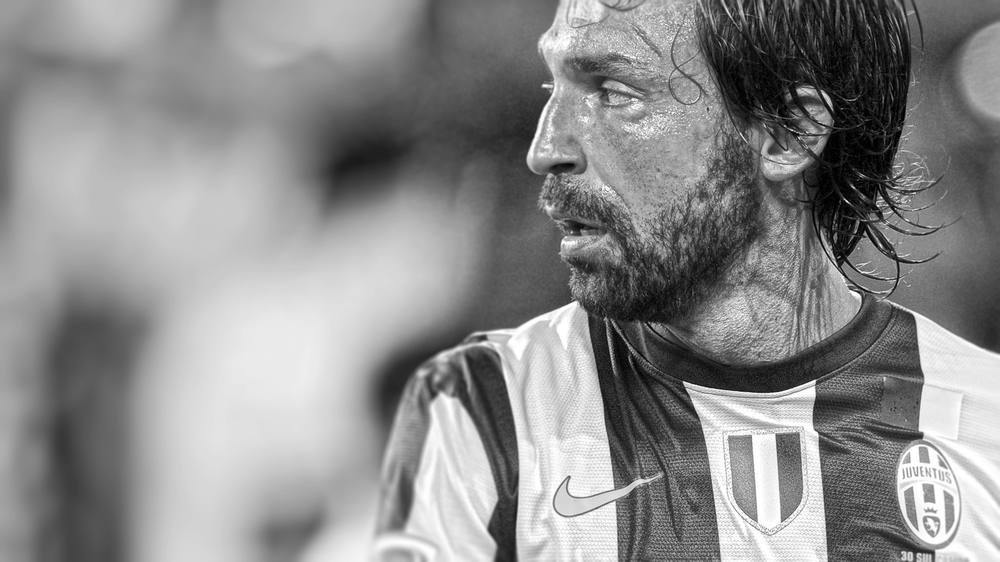
#> input picture input.png, 1000 x 562 px, shrunk from 1920 x 1080 before the run
$ python sobel.py
#> lines starting #> are read from the running program, lines starting #| are printed output that depends on the picture
from PIL import Image
import math

img = Image.open("../input.png").convert("L")
#> img is the input picture: PIL image 1000x562 L; min 0, max 255, mean 139.8
w, h = img.size
#> w = 1000; h = 562
pix = img.load()

gx_kernel = [
[-1,0,1],
[-2,0,2],
[-1,0,1]
]

gy_kernel = [
[-1,-2,-1],
[0,0,0],
[1,2,1]
]

out = Image.new("L",(w,h))
#> out: PIL image 1000x562 L; every value is 0
out_pix = out.load()

for x in range(1,w-1):
    for y in range(1,h-1):

        gx = 0
        gy = 0

        for i in range(3):
            for j in range(3):
                val = pix[x+i-1, y+j-1]
                gx += val * gx_kernel[i][j]
                gy += val * gy_kernel[i][j]

        g = int(math.sqrt(gx*gx + gy*gy))
        g = max(0, min(255, g))

        out_pix[x,y] = g

out.save("sobel.png")
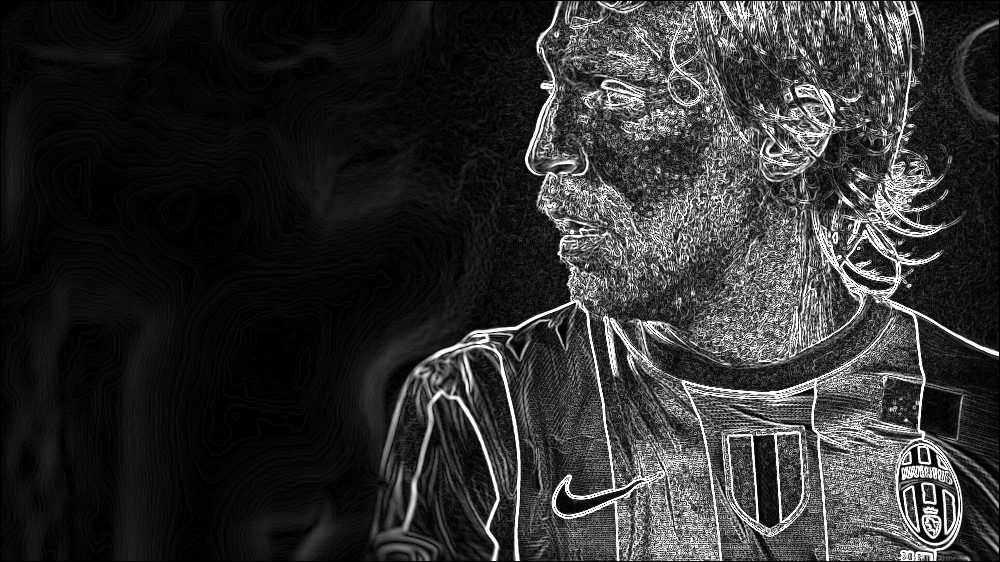
#> saved as sobel.png: PIL image 1000x562 L; min 0, max 255, mean 47.9
